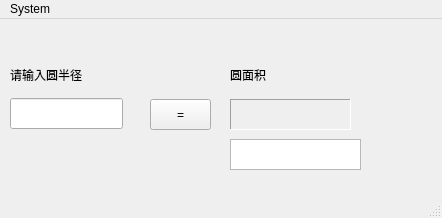
<?xml version="1.0" encoding="UTF-8"?>
<ui version="4.0">
 <class>MainWindow</class>
 <widget class="QMainWindow" name="MainWindow">
  <property name="geometry">
   <rect>
    <x>0</x>
    <y>0</y>
    <width>442</width>
    <height>218</height>
   </rect>
  </property>
  <property name="sizePolicy">
   <sizepolicy hsizetype="Preferred" vsizetype="Preferred">
    <horstretch>0</horstretch>
    <verstretch>3</verstretch>
   </sizepolicy>
  </property>
  <property name="windowTitle">
   <string>MainWindow</string>
  </property>
  <widget class="QWidget" name="centralwidget">
   <widget class="QLabel" name="arealabel">
    <property name="geometry">
     <rect>
      <x>230</x>
      <y>80</y>
      <width>121</width>
      <height>31</height>
     </rect>
    </property>
    <property name="frameShape">
     <enum>QFrame::Panel</enum>
    </property>
    <property name="frameShadow">
     <enum>QFrame::Sunken</enum>
    </property>
    <property name="text">
     <string/>
    </property>
   </widget>
   <widget class="QPushButton" name="pushButton">
    <property name="geometry">
     <rect>
      <x>150</x>
      <y>80</y>
      <width>61</width>
      <height>31</height>
     </rect>
    </property>
    <property name="text">
     <string>=</string>
    </property>
   </widget>
   <widget class="QLabel" name="label_2">
    <property name="geometry">
     <rect>
      <x>10</x>
      <y>40</y>
      <width>91</width>
      <height>31</height>
     </rect>
    </property>
    <property name="text">
     <string>请输入圆半径</string>
    </property>
    <property name="buddy">
     <cstring>radiustextEdit</cstring>
    </property>
   </widget>
   <widget class="QLabel" name="label_3">
    <property name="geometry">
     <rect>
      <x>230</x>
      <y>40</y>
      <width>61</width>
      <height>31</height>
     </rect>
    </property>
    <property name="text">
     <string>圆面积</string>
    </property>
   </widget>
   <widget class="QLineEdit" name="radiustextEdit">
    <property name="geometry">
     <rect>
      <x>10</x>
      <y>79</y>
      <width>113</width>
      <height>31</height>
     </rect>
    </property>
   </widget>
   <widget class="QTextBrowser" name="textBrowser">
    <property name="geometry">
     <rect>
      <x>230</x>
      <y>120</y>
      <width>131</width>
      <height>31</height>
     </rect>
    </property>
   </widget>
  </widget>
  <widget class="QMenuBar" name="menubar">
   <property name="geometry">
    <rect>
     <x>0</x>
     <y>0</y>
     <width>442</width>
     <height>23</height>
    </rect>
   </property>
   <widget class="QMenu" name="menuFile">
    <property name="title">
     <string>System</string>
    </property>
   </widget>
   <addaction name="menuFile"/>
  </widget>
  <widget class="QStatusBar" name="statusbar"/>
 </widget>
 <tabstops>
  <tabstop>radiustextEdit</tabstop>
  <tabstop>pushButton</tabstop>
 </tabstops>
 <resources/>
 <connections/>
</ui>
